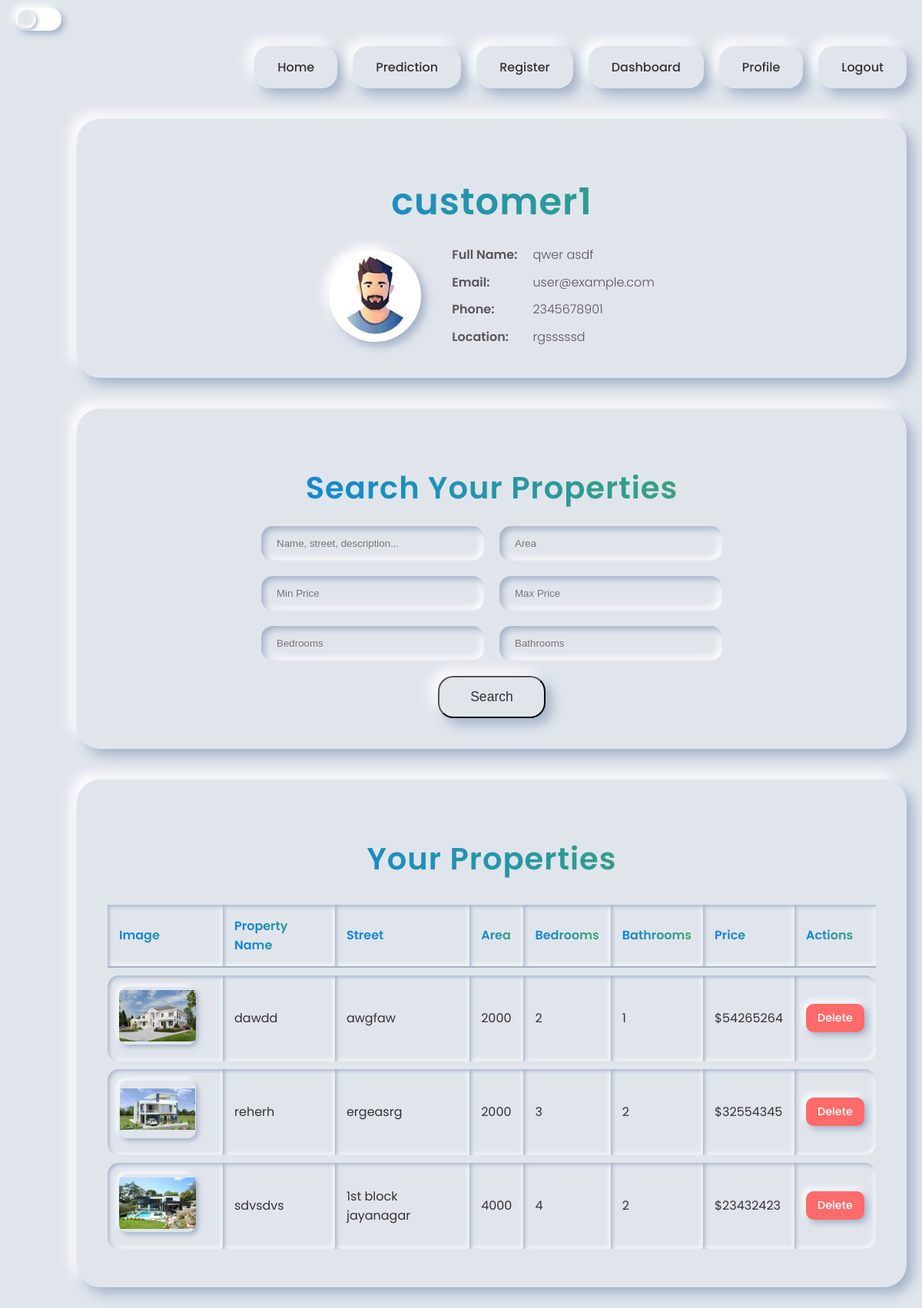
/profile (signed in), run on an earlier commit of the app's database.
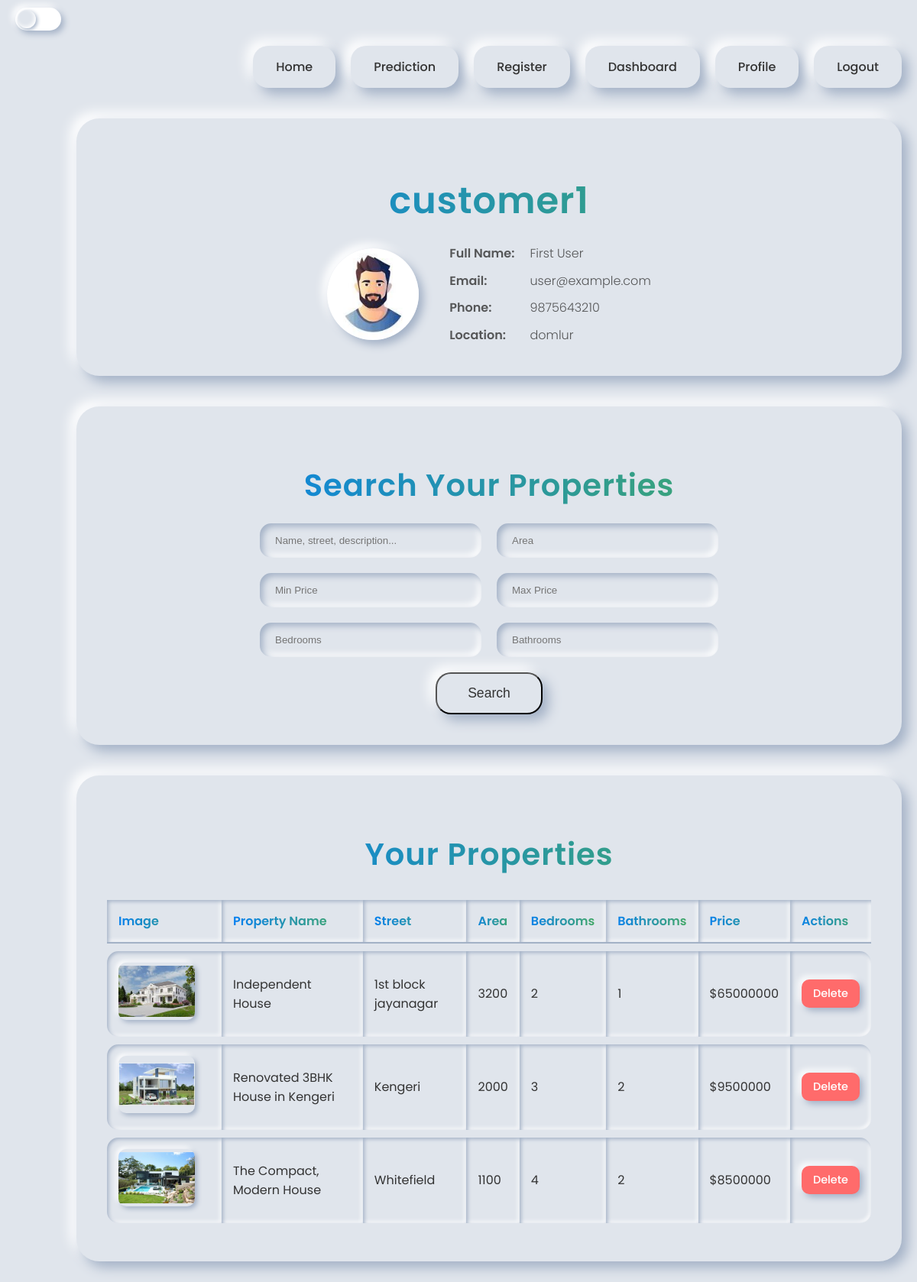
And on a later commit of the database.
### web/models.py (models this page shows)
class user_table(models.Model):
    LOGIN = models.ForeignKey(login_table, on_delete=models.CASCADE)
    email = models.CharField(max_length=100)
    fname = models.CharField(max_length=100)
    lname = models.CharField(max_length=100)
    image = models.ImageField(upload_to='profile_images/', default='default.jpg')
    phone = models.CharField(max_length=15)
    place = models.CharField(max_length=100)

class property_table(models.Model):
    USER = models.ForeignKey(user_table, on_delete=models.CASCADE)
    property_name = models.CharField(max_length=100)
    street = models.CharField(max_length=100)
    image1 = models.ImageField(upload_to='property_images/', default='default_property.jpg')
    image2 = models.ImageField(upload_to='property_images/', default='default_property.jpg')
    image3 = models.ImageField(upload_to='property_images/', default='default_property.jpg')
    image4 = models.ImageField(upload_to='property_images/', default='default_property.jpg')
    bed = models.CharField(max_length=100)
    bath = models.CharField(max_length=100)
    area = models.CharField(max_length=100)
    price = models.CharField(max_length=100)
    status = models.CharField(max_length=100)
    description = models.CharField(max_length=500)

### web/views.py (the view)
# urls.py: path('profile', views.profile, name='profile'),
def profile(request):
    if not request.session.get('user_id'):
        return redirect('login')
    user_id = request.session.get('user_id')
    user_obj = user_table.objects.get(id=user_id)
    properties = property_table.objects.filter(USER=user_obj)
    return render(request, 'profile.html', {'user': user_obj, 'properties': properties})

### templates/profile.html (shortened to what this page needs)
{% extends 'base.html' %}
{% load static %}
{% block extra_css %}
    <link rel="stylesheet" href="{% static 'css/profile.css' %}">
{% endblock %}
{% block content %}
    <div class="profile-page-container" data-aos="fade-up">
        <div class="profile-info-card neumorphic-card" data-aos="fade-up" data-aos-delay="100">
            <h1 class="gradient-text">{{ user.LOGIN.username }}</h1>
            <div class="user-details-row">
                <div class="user-image-container">
                    <img src="{{ user.image.url }}" alt="User Profile Image" class="user-image">
                </div>
                <div class="user-details-grid">
                    <p><strong>Full Name:</strong></p>
                    <p>{{ user.fname }} {{ user.lname }}</p>
                    <p><strong>Email:</strong></p>
                    <p>{{ user.email }}</p>
                    <p><strong>Phone:</strong></p>
                    <p>{{ user.phone }}</p>
                    <p><strong>Location:</strong></p>
                    <p>{{ user.place }}</p>
                </div>
            </div>
        </div>
        <div class="search-form-card neumorphic-card" data-aos="fade-up" data-aos-delay="200">
            <h2 class="gradient-text">Search Your Properties</h2>
            <form class="profile-search-form" method="GET" action="{% url 'profile_search' %}">
                <input type="text" name="q" class="profile-search-input" placeholder="Name, street, description..." value="{{ request.GET.q }}">
                <input type="text" name="area" class="profile-search-input" placeholder="Area" value="{{ request.GET.area }}">
                <input type="number" name="min_price" class="profile-search-input" placeholder="Min Price" value="{{ request.GET.min_price }}">
                <input type="number" name="max_price" class="profile-search-input" placeholder="Max Price" value="{{ request.GET.max_price }}">
                <input type="number" name="bedrooms" class="profile-search-input" placeholder="Bedrooms" value="{{ request.GET.bedrooms }}">
                <input type="number" name="bathrooms" class="profile-search-input" placeholder="Bathrooms" value="{{ request.GET.bathrooms }}">
                <button type="submit" class="neumorphic-button profile-search-button">Search</button>
            </form>
        </div>
        <div class="properties-table-container neumorphic-card" data-aos="fade-up" data-aos-delay="300">
            <h2 class="gradient-text">Your Properties</h2>
            <div class="table-responsive">
                <table class="properties-table">
                    <thead>
                        <tr>
                            <th>Image</th>
                            <th>Property Name</th>
                            <th>Street</th>
                            <th>Area</th>
                            <th>Bedrooms</th>
                            <th>Bathrooms</th>
                            <th>Price</th>
                            <th>Actions</th>
                        </tr>
                    </thead>
                    <tbody>
                        {% if properties %}
                            {% for property in properties %}
                                <tr>
                                    <td class="property-image-cell">
                                        {% if property.image1 %}
                                            <img src="{{ property.image1.url }}" alt="{{ property.property_name }}" class="property-table-image">
                                        {% else %}
                                            <img src="https://placehold.co/100x75/e0e5ec/333?text=No+Image" alt="No Image" class="property-table-image">
                                        {% endif %}
                                    </td>
                                    <td>{{ property.property_name }}</td>
                                    <td>{{ property.street }}</td>
                                    <td>{{ property.area }}</td>
                                    <td>{{ property.bed }}</td>
                                    <td>{{ property.bath }}</td>
                                    <td>${{ property.price }}</td>
                                    <td class="property-actions-cell">
                                        <a href="{% url 'delete_property' property.id %}" class="neumorphic-button delete-button-small">Delete</a>
                                    </td>
                                </tr>
                            {% endfor %}
                        {% else %}
                            <tr>
                                <td colspan="8">No properties found.</td>
                            </tr>
                        {% endif %}
                    </tbody>
                </table>
            </div>
        </div>
    </div>
{% endblock %}

### templates/base.html (shortened to what this page needs)
{% load static %}
<!DOCTYPE html>
<html lang="en">
<head>
    <link rel="stylesheet" href="{% static 'css/style.css' %}">
    <link href="https://unpkg.com/aos@2.3.1/dist/aos.css" rel="stylesheet">
    <link rel="stylesheet" href="https://cdnjs.cloudflare.com/ajax/libs/font-awesome/6.0.0-beta3/css/all.min.css">
    {% block extra_css %}{% endblock %}
</head>
<body>
    <div class="page-wrapper">
        <div class="theme-toggle-container" id="theme-toggle-container">
            <div id="theme-toggle" class="theme-toggle-button"></div>
        </div>
        {% if request.session.user_id %}
        <nav class="top-nav">
            {% if request.session.username != 'admin' %}
                <a href="{% url 'home' %}" class="neumorphic-button">Home</a>
                <a href="{% url 'prediction_page' %}" class="neumorphic-button">Prediction</a>
                <a href="{% url 'reg_page' %}" class="neumorphic-button">Register</a>
                <a href="{% url 'dashboard' %}" class="neumorphic-button">Dashboard</a>
                <a href="{% url 'profile' %}" class="neumorphic-button">Profile</a>
            {% endif %}
            <a href="{% url 'logout' %}" class="neumorphic-button logout-button">Logout</a>
        </nav>
        {% endif %}
        <div class="main-content">
            {% block content %}
            {% endblock %}
        </div>
    </div>
</body>
</html>

### web/static/css/style.css (style rules this page uses)
:root { --background-color: #e0e5ec; --neumorphic-light: #ffffff; --neumorphic-dark: #a3b1c6; --text-color: #333; --primary-color: #007bff; --secondary-color: #4CAF50; --card-background: #e0e5ec; }
.gradient-text { background: linear-gradient(90deg, var(--primary-color), var(--secondary-color)); -webkit-background-clip: text; -webkit-text-fill-color: transparent; background-clip: text; color: transparent; }
body { font-family: 'Poppins', sans-serif; background-color: var(--background-color); color: var(--text-color); margin: 0; padding: 0; box-sizing: border-box; transition: background-color 0.5s ease, color 0.5s ease; }
.page-wrapper { display: flex; flex-direction: column; align-items: center; width: 100%; }
.main-content { width: 100%; max-width: 1200px; padding: 20px; display: grid; grid-template-columns: 1fr; gap: 50px; box-sizing: border-box; }
h1, h2 { font-weight: 600; letter-spacing: 1px; }
h1 { font-size: 3rem; margin-bottom: 10px; }
h2 { font-size: 2.5rem; margin-bottom: 20px; text-align: center; }
p { font-weight: 300; line-height: 1.6; margin-bottom: 30px; color: var(--text-color); opacity: 0.8; }
.neumorphic-card { width: 100%; padding: 40px; border-radius: 30px; background: var(--card-background); box-shadow: 8px 8px 16px var(--neumorphic-dark), -8px -8px 16px var(--neumorphic-light); transition: all 0.3s ease; }
.neumorphic-button { text-decoration: none; font-weight: 500; color: var(--text-color); display: inline-flex; align-items: center; justify-content: center; gap: 10px; padding: 15px 30px; border-radius: 20px; background: var(--card-background); box-shadow: 8px 8px 16px var(--neumorphic-dark), -8px -8px 16px var(--neumorphic-light); transition: all 0.3s ease; }
.top-nav { display: flex; justify-content: flex-end; align-items: center; width: 100%; max-width: 1200px; padding: 20px 20px 0; box-sizing: border-box; gap: 20px; }
.theme-toggle-container { margin-right: auto; padding: 0; margin-left: 20px; margin-top: 10px; }
.theme-toggle-button { width: 60px; height: 30px; background: var(--neumorphic-light); border-radius: 15px; position: relative; cursor: pointer; box-shadow: 4px 4px 8px var(--neumorphic-dark), -4px -4px 8px var(--neumorphic-light); transition: all 0.3s ease; }
.theme-toggle-button::before { content: ''; position: absolute; top: 3px; left: 3px; width: 24px; height: 24px; background: var(--background-color); border-radius: 50%; transition: transform 0.3s ease; box-shadow: 2px 2px 5px var(--neumorphic-dark), inset -2px -2px 5px var(--neumorphic-light); }
[data-aos] { transition-property: transform, opacity; opacity: 0; }
[data-aos].aos-animate { opacity: 1; }
[data-aos="fade-up"] { transform: translateY(20px); }
[data-aos="fade-up"].aos-animate { transform: translateY(0); }

What changed in the data, as far as the page shows it:
changed user_table "user@example.com": fname "qwer" → "First"; lname "asdf" → "User"; phone "2345678901" → "9875643210"; place "rgsssssd" → "domlur"
changed property_table: property_name "dawdd" → "Independent House"; street "awgfaw" → "1st block jayanagar"; area "2000" → "3200"; price "54265264" → "65000000"
changed property_table: property_name "reherh" → "Renovated 3BHK House in Kengeri"; street "ergeasrg" → "Kengeri"; price "32554345" → "9500000"
changed property_table: property_name "sdvsdvs" → "The Compact, Modern House"; street "1st block jayanagar" → "Whitefield"; area "4000" → "1100"; price "23432423" → "8500000"
